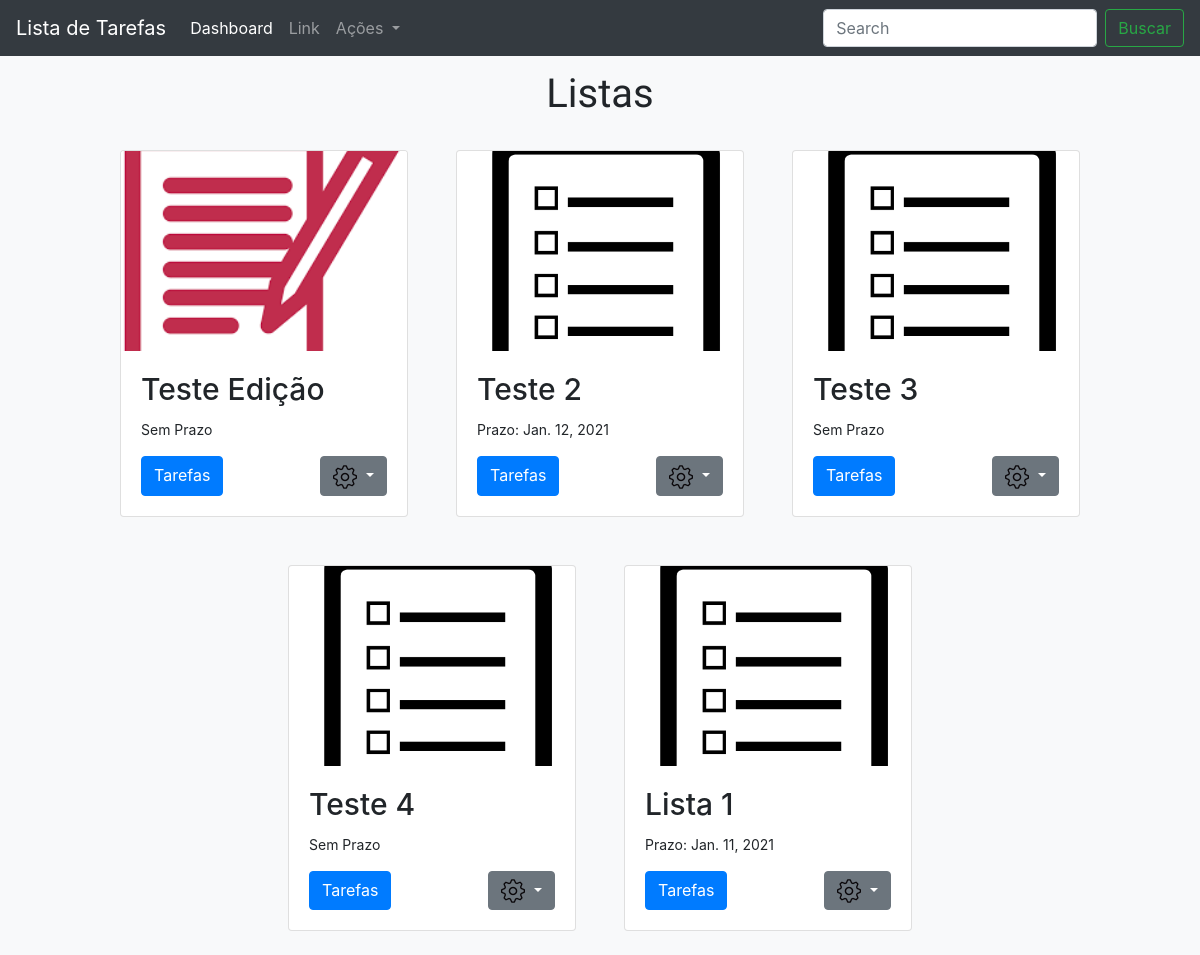
Before: /dashboard (signed in) with the older database file.
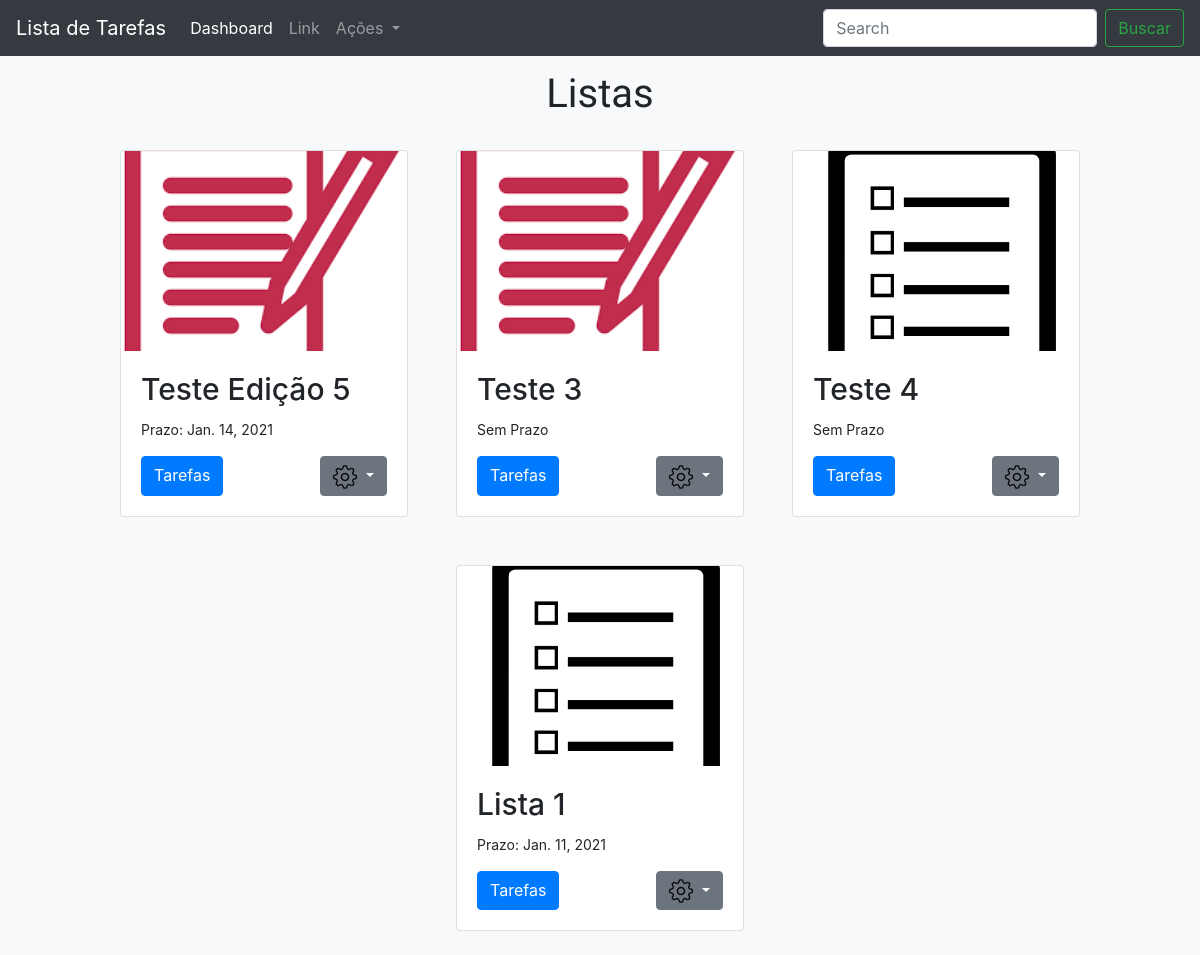
After: the same page with the newer database file.
### listas/models.py (models this page shows, shortened)
class Lista(models.Model):
    usuario = models.ForeignKey(User, on_delete=models.CASCADE)
    nome = models.CharField(max_length=100)
    desc = models.TextField(blank=True, null=True)
    prazo = models.DateField(blank=True, null=True)
    data_criacao = models.DateField(auto_now_add=True)
    imagem = models.ImageField(upload_to='imagens/%d/%m/%Y', blank=True, null=True)

### usuarios/views.py (the view)
# urls.py: path('dashboard', views.dashboard, name='dashboard'),
def dashboard(request):
    if request.user.is_authenticated:
        usuario_id = request.user.id
        listas = Lista.objects.order_by('-data_criacao').filter(usuario=usuario_id)
        dados = {'listas': listas}
        return render(request, 'dashboard.html', dados)
    else:
        return redirect('login')

### templates/dashboard.html (shortened to what this page needs)
{% load static %}
<!DOCTYPE html>
<html lang="en">
<head>
    <link rel="stylesheet" href="https://stackpath.bootstrapcdn.com/bootstrap/4.5.2/css/bootstrap.min.css"
>
    <link rel="stylesheet" href="{% static 'css/style.css' %}">
</head>
<body>
    {% include './partials/_navbar.html' %}
    <main class="container-fluid bg-light">
        <div class="area-titulo">
            <h1 class="titulo fonte-titulo">Listas</h1>
        </div>
        <section class="container-sm container-md container-lg container-xl bg-light" id="cards">
            <div class="row justify-content-center">
                {% for lista in listas %}
                <article class="card card-largura p-0 m-4 col-12 col-md-4 col-lg-4 col-xl-4">
                    {% if lista.imagem == '' %}
                    <img src="{% static 'img/list_image.png' %}" class="card-img-top card-posicao-imagem"
                        alt="...">
                    {% else %}
                    <img src="{{ lista.imagem.url }}" class="card-img-top card-posicao-imagem"
                        alt="...">
                    {% endif %}
                    <div class="card-body">
                        <h5 class="card-title text-capitalize titulo_card text-truncate">{{ lista.nome }}</h5>
                        {% if lista.prazo != None %}
                        <p class="prazo-lista">Prazo: {{ lista.prazo }}</p>
                        {% else %}
                        <p class="prazo-lista">Sem Prazo</p>
                        {% endif %}
                        <div class="d-flex justify-content-between">
                            <a href="{% url 'lista' lista.id %}" class="btn btn-primary">Tarefas</a>
                            <div class="dropdown">
                                <a class="btn btn-secondary dropdown-toggle" href="#" role="button"
                                    id="dropdownMenuLink" data-toggle="dropdown" aria-haspopup="true"
                                    aria-expanded="false">
                                    <img src="{% static 'img/settings-tool.png' %}">
                                </a>
                            </div>
                        </div>
                    </div>
                </article>
                {% endfor %}
            </div>
        </section>
    </main>
</body>
</html>

Changed rows visible on the page:
removed Lista: nome "Teste 2", prazo "Jan. 12, 2021"
changed Lista: nome "Teste Edição" → "Teste Edição 5"; prazo (not shown) → "Jan. 14, 2021"; prazo "Sem Prazo" → "Prazo:"
changed Lista "Teste 3": imagem: picture added
